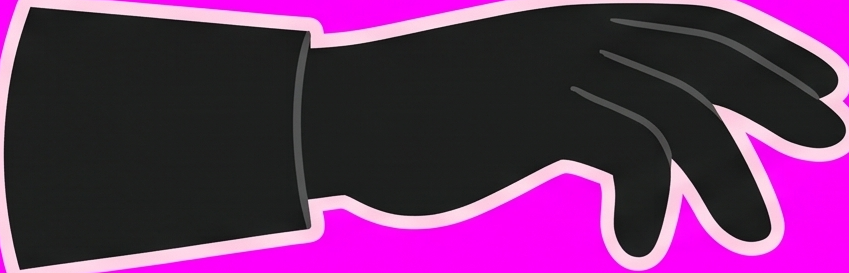
#> input picture video_production/lune/film/test_lea/cel_frappe_index.png, 849 x 273 px
$ python -i core.py   (imports and definitions only)
#> lines starting #> are read from the running program, lines starting #| are printed output that depends on the picture
"""Moteur commun du film : un bloc = bXX/shots.json (données) + décors réutilisables (film/decors/*.py).

    python3 -m moteur.core b01                    → rendu complet + son + bXX/blocXX.mp4
    python3 -m moteur.core b01 --images 120,400   → seulement ces images (contrôle), dans bXX/.frames/
    python3 -m moteur.core b01 --planche          → une image par plan, sur une planche-contact (bXX/planche.png)
    python3 -m moteur.core b01 --son              → seulement le son (et le contrôle de niveaux)

Temps : partout où un temps est attendu, on peut écrire un nombre (secondes du bloc) ou une ANCRE sur un mot de la voix,
p. ex. "v1:Lune" (début du mot « Lune » de la voix v1), "v1:Lune.end", "v1.end" (fin de la voix), "v2:rues+0.3",
"#plan_C" (début du plan C), "#plan_C.end". Les mots viennent de bXX/mots.json (moteur/mots.py, Whisper contrôlé).
Textes : {"texte", "de", "a", "pos", …} ; avec "reste" (secondes avant le contact à l'instant « de »), le texte devient un
compte à rebours qui défile ("texte": "impact dans {}").
Les voix sont placées dans "voix" : [{"id": "v1", "at": 1.8}, {"id": "v2", "at": "v1.end+1.7"}, …].

Architecture hybride : chaque plan a un décor (« set ») qui rend l'image source, codé dans film/decors/ ; il peut
s'appuyer sur des images générées (dessins fixes), du code (animation, effets) ou une séquence d'images rendue ailleurs
(3D Blender/Tesseract) via un calque {"type": "sequence"}. L'étalonnage commun (film/style.json) s'applique à tout.
"""
from __future__ import annotations

import importlib
import json
import re
import subprocess
import sys
from functools import lru_cache
from pathlib import Path

import cv2
import numpy as np
from PIL import Image, ImageDraw, ImageFont

FILM = Path(__file__).resolve().parents[1]
LUNE = FILM.parent
FONTS = LUNE / "prototype/fonts"
FPS, W, H = 30, 1920, 1080
SR = 48000


def ease(u):
    u = np.clip(u, 0, 1)
    return u * u * (3 - 2 * u)


# [43 lines left out: functions restant, taps, synth, not called in this run]


def dur_of(p: Path) -> float:
    return float(subprocess.run(["ffprobe", "-v", "error", "-show_entries", "format=duration", "-of", "csv=p=0", str(p)],
                                capture_output=True, text=True).stdout)


# ------------------------------------------------------------------ bloc : données + ancres
class Bloc:
    # [78 lines left out: functions __init__, word, t, keys, shot_at, cam, not called in this run]


STYLE = json.loads((FILM / "style.json").read_text())
#> (reads video_production/lune/film/style.json from the repository)
_yy, _xx = np.mgrid[0:H, 0:W].astype(np.float32)
_VIG = (((_xx - W / 2) / (W / 2)) ** 2 + ((_yy - H / 2) / (H / 2)) ** 2)


# [16 lines left out: function grade, not called in this run]


# ------------------------------------------------------------------ textes
@lru_cache(None)
def font(name, size):
    return ImageFont.truetype(str(FONTS / name), size)


# [43 lines left out: functions draw_text, apply_filters, not called in this run]


# ------------------------------------------------------------------ rendu d'une image
_SETS = {}


# [5 lines left out: function get_set, not called in this run]


def frame(bloc: Bloc, i: int):
    t = i / FPS
    shot = bloc.shot_at(t)
    over = bloc.data.get("textes", [])
    if shot.get("set") == "noir":
        f = apply_filters(np.zeros((H, W, 3), np.float32), t, shot, bloc)           # noir (+ séquence d'images éventuelle)
    else:
        st = get_set(shot["set"], bloc)
        src = st.render(t, shot, bloc)
        if "camera" in shot:
            c = bloc.keys(t, shot["camera"])
        elif hasattr(st, "camera"):                               # cadrage proposé par le décor (vues nommées)
            c = st.camera(t, shot)
        else:
            c = np.array([src.shape[1] / 2, src.shape[0] / 2, 1.0, 0.0])
        cx, cy, z = c[:3]; rot = c[3] if len(c) > 3 else 0.0
        cy += st.bob(t, shot, bloc) if hasattr(st, "bob") else 0.0
        shk = (0.0, 0.0)
        for sk in shot.get("secousses", []):
            a = bloc.t(sk["a"])
            if t > a:
                amp = sk.get("force", 9) * np.exp(-(t - a) / sk.get("duree", 0.45))
                shk = (shk[0] + amp * np.sin(t * 71), shk[1] + amp * np.sin(t * 53 + 1))
        rot += shot.get("respiration_camera", 0.0) * np.sin(2 * np.pi * t / 3.7)
        f = cam(src, cx, cy, z, rot, shk)
        f = apply_filters(f, t, shot, bloc)
        f = grade(f, i, shot.get("look", bloc.data.get("look", "defaut")))
    out = np.clip(f, 0, 255).astype(np.uint8)
    for tx in over:                                             # étiquette, cartons : données du bloc
        a, b = bloc.t(tx["de"]), bloc.t(tx["a"])
        if not (a <= t <= b):
            continue
        fade = tx.get("fondu", 0.0)
        al = min(ease((t - a) / fade), ease((b - t) / fade)) if fade else 1.0
        if "reste" in tx:                                       # compte à rebours : secondes restantes à « de », qui défilent
            tx = {**tx, "texte": tx.get("texte", "{}").format(restant(tx["reste"] - (t - a)))}
        if tx.get("plein_ecran"):
            layer = draw_text(np.zeros_like(out), tx["texte"], (W / 2, H / 2 - 20), tx["police"], tx["taille"], tuple(tx["couleur"]), center=True)
            out = (layer.astype(np.float32) * al).astype(np.uint8)
        else:
            if tx.get("fond"):                                   # cartouche sombre derrière le texte (lisible sur un décor clair)
                bb = ImageDraw.Draw(Image.new("L", (1, 1))).textbbox(tuple(tx["pos"]), tx["texte"], font=font(tx["police"], tx["taille"]))
                box = out.astype(np.float32); m = np.zeros(out.shape[:2], np.float32)
                cv2.rectangle(m, (int(bb[0]) - 36, int(bb[1]) - 24), (int(bb[2]) + 40, int(bb[3]) + 24), 1, -1)
                m = cv2.GaussianBlur(m, (0, 0), 6)[..., None] * 0.55 * al
                out = (box * (1 - m) + np.array([10, 16, 28], np.float32) * m).astype(np.uint8)
            layer = draw_text(out.copy(), tx["texte"], tuple(tx["pos"]), tx["police"], tx["taille"], tuple(tx["couleur"]))
            out = (out * (1 - al) + layer * al).astype(np.uint8)
    return out


# ------------------------------------------------------------------ son : voix, bruitages, ambiances, niveaux contrôlés
# [103 lines left out: functions load_audio, _fade, _loop, _put, soundtrack, report, not called in this run]


# ------------------------------------------------------------------ rendu complet
_B = None


# [4 lines left out: function _init, not called in this run]


def _save(i):
    Image.fromarray(frame(_B, i)).save(_B.dir / ".frames" / f"{i:05d}.png", compress_level=1)


# [41 lines left out: function main, not called in this run]


# [3 lines not run here, left out]

>>> import cv2
>>> picture = cv2.imread('../test_lea/cel_frappe_index.png', cv2.IMREAD_GRAYSCALE)
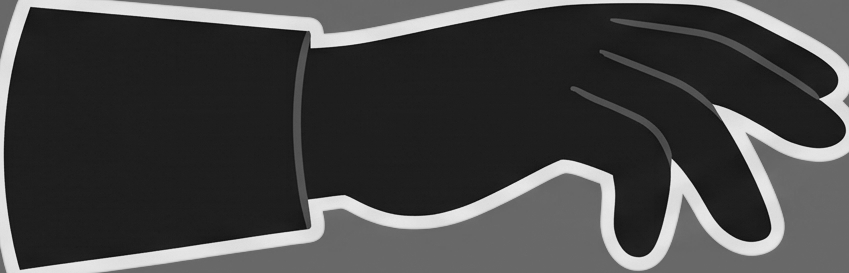
#> picture: shape (273, 849); min 9, max 240, mean 69.5
>>> result = _save(picture)
#> (the run stopped early here; a loop or call above may not have finished)
